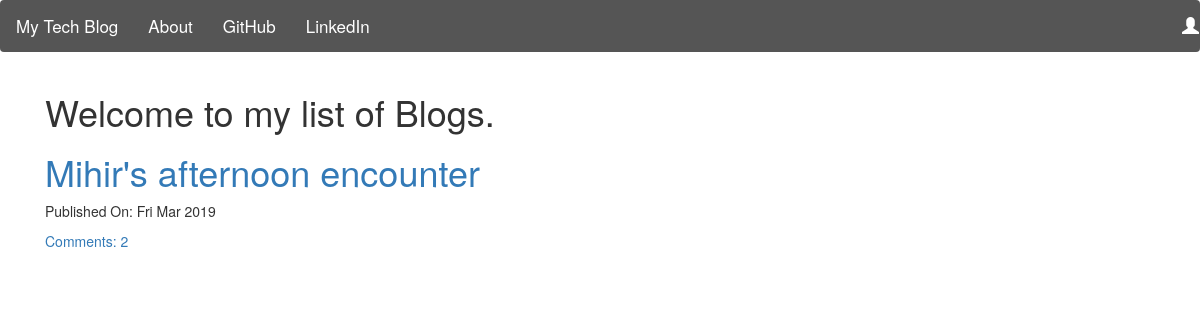
Screenshot of /blog/post/ with the database file from the repository.
### blog/models.py (models this page shows, shortened)
class Post(models.Model):
    author = models.ForeignKey('auth.User', on_delete = models.CASCADE)
    title = models.CharField(max_length = 200)
    text = models.TextField()
    created_date = models.DateTimeField(default = timezone.now)
    published_date = models.DateTimeField(blank = True, null = True)
    def approve_comments(self):
        return self.comments.filter(approved_comment = True)

### blog/views.py (the view)
class PostListView(ListView):
    model = models.Post
    def get_queryset(self):
        return models.Post.objects.filter(published_date__lte = timezone.now()).order_by('-published_date')

### blog/templates/blog/post_list.html
{% extends 'blog/base.html' %}
{% block body_block %}
  <div class="container">
    <h1>Welcome to my list of Blogs.</h1>
    {% for post in post_list %}
      <div class="post">
        <h1><a href="{% url 'blog:post_detail' pk=post.pk %}">{{post.title}}</a></h1>
        <div class="date">
          <p>Published On: {{post.published_date | date:"D M Y"}}</p>
        </div>
        <a href="{% url 'blog:post_detail' pk=post.pk %}">Comments: {{ post.approve_comments.count }}</a>
      </div>
    {% endfor %}
  </div>
{% endblock %}

### rows the page displays
Post: title "Mihir's afternoon encounter", published_date "Fri Mar 2019", approve_comments.count "2"
